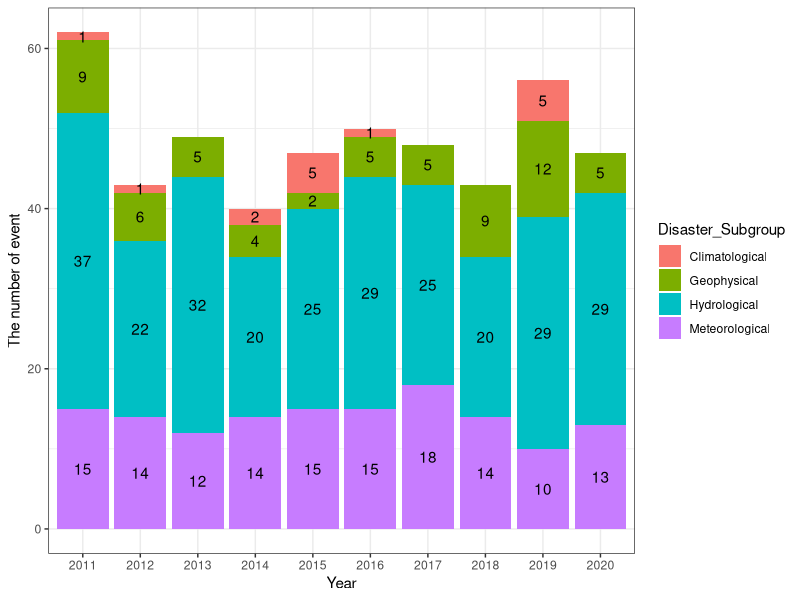
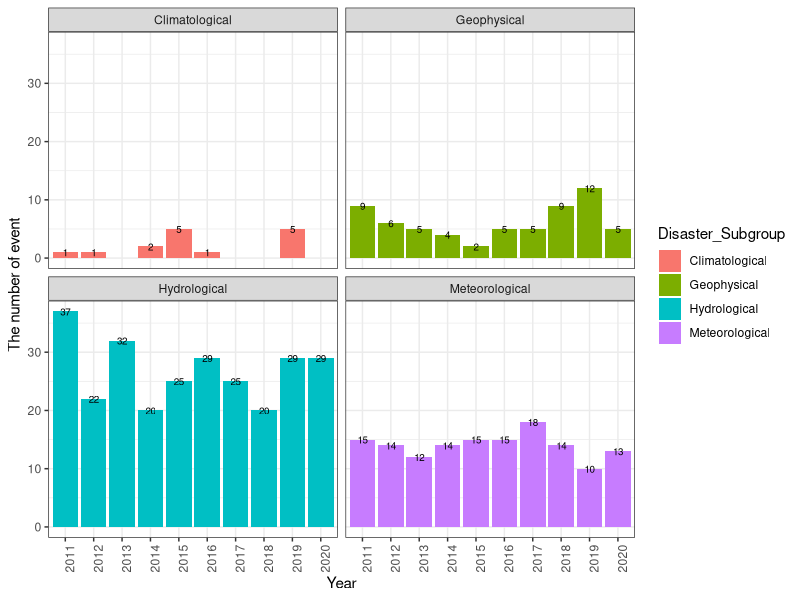
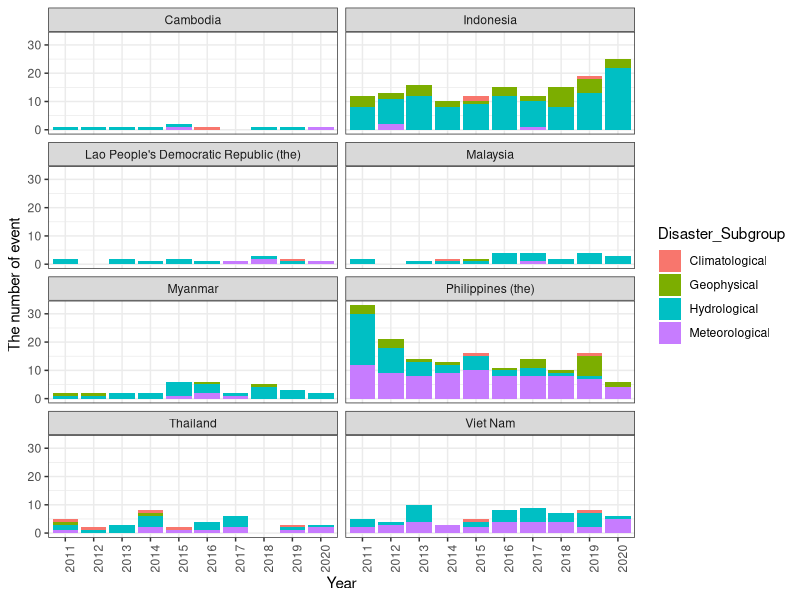
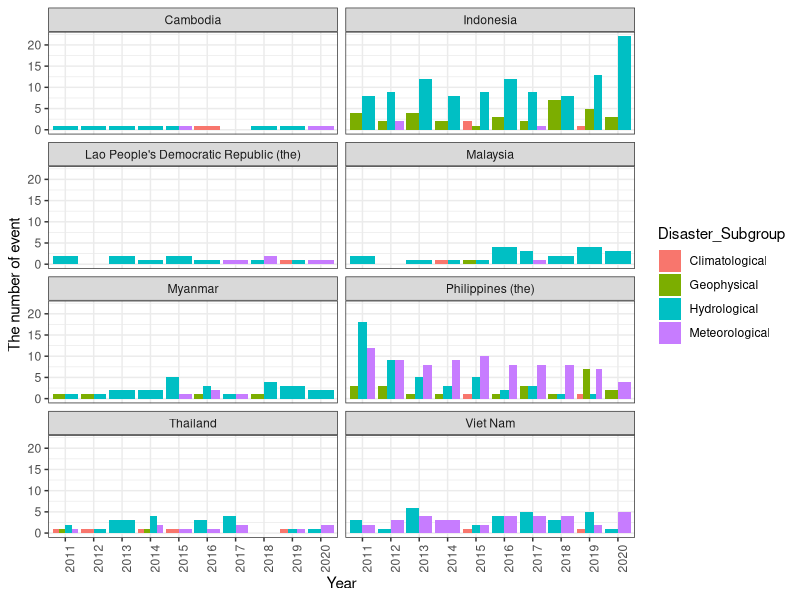

Source code (R) for these figures, in order:
## ---- chunk 1
# install.packages("tidyverse")
library(tidyverse)
#install.packages("reshape")
library(readxl)
library(reshape)
#install.packages("writexl")
library(writexl)
## ---- chunk 2
# download
natural_disaster_2011_2020 <- read_excel("natural_disaster_2011_2020.xlsx")

# delete unnecessary rows
natural_disaster_2011_2020 <- natural_disaster_2011_2020[-1:-5, ]

# rename the variables 
names(natural_disaster_2011_2020) <- c('Dis_No', 'Year', 'Seq', 'Disaster_Group', 'Disaster_Subgroup', 'Disaster_Type', 'Disaster_Subtype', 'Disaster_Subsubtype', 'Event_Name', 'Entry_Criteria', 'Country', 'ISO', 'Region', 'Continent', 'Location', 'Origin', 'Associated_Dis', 'Associated_Dis2', 'OFDA_Response', 'Appeal', 'Declaration', 'Aid_Contribution', 'Dis_Mag_Value', 'Dis_Mag_Scale', 'Latitude', 'Longitude', 'Local_Time', 'River_Basin', 'Start_Year', 'Start_Month', 'Start_Day', 'End_Year', 'End_Month', 'End_Day', 'Total_Deaths', 'No_injured', 'No_affected', 'No_Homeless', 'Total_Affected', 'Reconstruction_Costs', 'Insured_Damages', 'Total_Damage', 'CPI')

# delete unnecessary rows
natural_disaster_2011_2020 <- natural_disaster_2011_2020[-1, ]

# select necessary variables(columns)
data <- select(natural_disaster_2011_2020, 'Dis_No', 'Year', 'Seq', 'Disaster_Type', 'Disaster_Subgroup', 'Country', 'Dis_Mag_Value', 'Dis_Mag_Scale', 'Latitude', 'Longitude', 'Start_Year', 'Start_Month', 'Start_Day', 'End_Year', 'End_Month', 'End_Day', 'Total_Deaths', 'No_injured', 'No_affected', 'No_Homeless', 'Total_Affected', 'Total_Damage')

# select countries
## Cambodia, Indonesia, Philippines (the),  Malaysia, Thailand, Lao People's Democratic Republic (the),  Myanmar,  Singapore,  Vietnam.
data <- data %>%
  filter(Country %in% c("Cambodia", "Indonesia", "Philippines (the)",  "Malaysia", "Thailand", "Lao People's Democratic Republic (the)",  "Myanmar",  "Singapore",  "Viet Nam"))

## ---- chunk 3
# Change in the number of all disasters (group by year)
all <- data %>% 
  filter(Disaster_Subgroup %in% c("Climatological", "Meteorological", "Hydrological", "Geophysical")) %>%
  group_by(Year, Disaster_Subgroup) %>%
  summarise(N=n(), na.rm = TRUE)

# 1) stacked bar graph 
all_bar <- ggplot(all, aes(x = Year, y = N, fill = Disaster_Subgroup)) + 
  geom_bar(stat="identity") +
  theme_bw() +
  labs(x="Year", y="The number of event") + 
  geom_text(aes(label= N), position = position_stack(vjust=0.5)) 
all_bar

# 2) separated bar graph
all_bar2 <- ggplot(all, aes(x = Year, y = N, fill = Disaster_Subgroup)) +
  geom_bar(stat="identity", position="dodge")+
  theme_bw() + 
  facet_wrap(~Disaster_Subgroup, ncol=2) +
  labs(x="Year", y="The number of event") + 
  geom_text(aes(label= N), size = 2.5) +
  theme(axis.text.x=element_text(angle=90, hjust=1))
all_bar2


# Change in the number of disaster (group by country)
country <- data %>% 
  filter(Disaster_Subgroup %in% c("Climatological", "Meteorological", "Hydrological", "Geophysical")) %>%
  group_by(Year, Disaster_Subgroup, Country) %>%
  summarise(N=n(), na.rm = TRUE)

# 1) stacked bar graph
country_bar <- ggplot(country, aes(x = Year, y = N, fill = Disaster_Subgroup)) + 
  geom_bar(stat="identity") +
  labs(x="Year", y="The number of event") + 
  facet_wrap(~Country, ncol=2) +  
  theme_bw() +
  theme(axis.text.x=element_text(angle=90, hjust=1)) 
country_bar

# 2) separated bar graph
country_bar2 <- ggplot(country, aes(x = Year, y = N, fill = Disaster_Subgroup)) +
  geom_bar(stat="identity", position="dodge")+
  labs(x="Year", y="The number of event") + 
  facet_wrap(~Country, ncol=2) +  
  theme_bw() +
  theme(axis.text.x=element_text(angle=90, hjust=1))
country_bar2

country <- data %>% 
  filter(Disaster_Subgroup %in% c("Climatological", "Meteorological", "Hydrological", "Geophysical")) %>%
  group_by(Year, Disaster_Subgroup, Country) %>%
  summarise(N=n(), na.rm = TRUE)



#Preparing data for merging 

#1. Grouping data by year and country
country_events <- country %>%
  group_by(Year, Country) %>%
  summarise(N=n(), na.rm = TRUE)

#2. Transforming to data.frame and replacing values to match those on the dataset on IDPs (replace() didn't work for me, returning some error which I couldn't manage to fix)

country_events <- country_events %>% 
  as.data.frame() 
  
  country_events[country_events == "Philippines (the)"] <- "Philippines"
  country_events[country_events == "Lao People's Democratic Republic (the)"] <- "Lao PDR"
  country_events[country_events == "Viet Nam"] <- "Vietnam"
  
